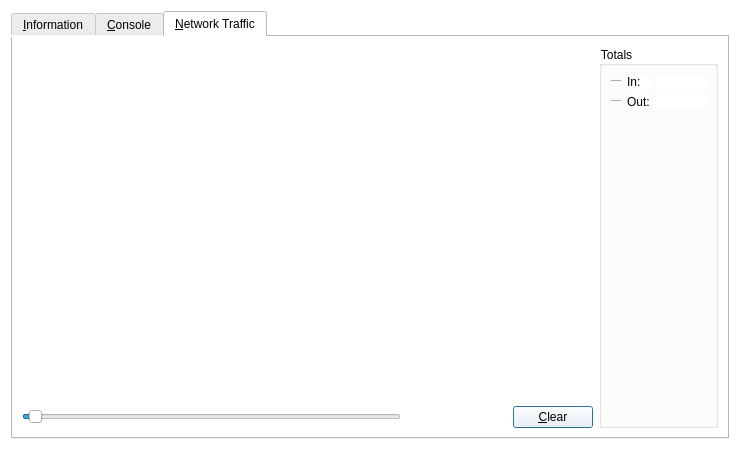
<?xml version="1.0" encoding="UTF-8"?>
<ui version="4.0">
 <class>RPCConsole</class>
 <widget class="QDialog" name="RPCConsole">
  <property name="geometry">
   <rect>
    <x>0</x>
    <y>0</y>
    <width>740</width>
    <height>450</height>
   </rect>
  </property>
  <property name="windowTitle">
   <string>PokeCoin - Debug window</string>
  </property>
  <property name="styleSheet">
   <string notr="true">background-color: rgb(255, 255, 255);</string>
  </property>
  <layout class="QVBoxLayout" name="verticalLayout_2">
   <item>
    <widget class="QTabWidget" name="tabWidget">
     <property name="currentIndex">
      <number>2</number>
     </property>
     <widget class="QWidget" name="tab_info">
      <attribute name="title">
       <string>&amp;Information</string>
      </attribute>
      <layout class="QGridLayout" name="gridLayout" columnstretch="0,1">
       <property name="horizontalSpacing">
        <number>12</number>
       </property>
       <item row="0" column="0">
        <widget class="QLabel" name="label_9">
         <property name="font">
          <font>
           <weight>75</weight>
           <bold>true</bold>
          </font>
         </property>
         <property name="text">
          <string>PokeCoin Core</string>
         </property>
        </widget>
       </item>
       <item row="1" column="0">
        <widget class="QLabel" name="label_5">
         <property name="text">
          <string>Client name</string>
         </property>
        </widget>
       </item>
       <item row="1" column="1">
        <widget class="QLabel" name="clientName">
         <property name="cursor">
          <cursorShape>IBeamCursor</cursorShape>
         </property>
         <property name="text">
          <string>N/A</string>
         </property>
         <property name="textFormat">
          <enum>Qt::PlainText</enum>
         </property>
         <property name="textInteractionFlags">
          <set>Qt::LinksAccessibleByMouse|Qt::TextSelectableByKeyboard|Qt::TextSelectableByMouse</set>
         </property>
        </widget>
       </item>
       <item row="2" column="0">
        <widget class="QLabel" name="label_6">
         <property name="text">
          <string>Client version</string>
         </property>
        </widget>
       </item>
       <item row="2" column="1">
        <widget class="QLabel" name="clientVersion">
         <property name="cursor">
          <cursorShape>IBeamCursor</cursorShape>
         </property>
         <property name="text">
          <string>N/A</string>
         </property>
         <property name="textFormat">
          <enum>Qt::PlainText</enum>
         </property>
         <property name="textInteractionFlags">
          <set>Qt::LinksAccessibleByMouse|Qt::TextSelectableByKeyboard|Qt::TextSelectableByMouse</set>
         </property>
        </widget>
       </item>
       <item row="3" column="0">
        <widget class="QLabel" name="label_14">
         <property name="text">
          <string>Using OpenSSL version</string>
         </property>
         <property name="indent">
          <number>10</number>
         </property>
        </widget>
       </item>
       <item row="3" column="1">
        <widget class="QLabel" name="openSSLVersion">
         <property name="cursor">
          <cursorShape>IBeamCursor</cursorShape>
         </property>
         <property name="text">
          <string>N/A</string>
         </property>
         <property name="textFormat">
          <enum>Qt::PlainText</enum>
         </property>
         <property name="textInteractionFlags">
          <set>Qt::LinksAccessibleByMouse|Qt::TextSelectableByKeyboard|Qt::TextSelectableByMouse</set>
         </property>
        </widget>
       </item>
       <item row="4" column="0">
        <widget class="QLabel" name="label_12">
         <property name="text">
          <string>Build date</string>
         </property>
        </widget>
       </item>
       <item row="4" column="1">
        <widget class="QLabel" name="buildDate">
         <property name="cursor">
          <cursorShape>IBeamCursor</cursorShape>
         </property>
         <property name="text">
          <string>N/A</string>
         </property>
         <property name="textFormat">
          <enum>Qt::PlainText</enum>
         </property>
         <property name="textInteractionFlags">
          <set>Qt::LinksAccessibleByMouse|Qt::TextSelectableByKeyboard|Qt::TextSelectableByMouse</set>
         </property>
        </widget>
       </item>
       <item row="5" column="0">
        <widget class="QLabel" name="label_13">
         <property name="text">
          <string>Startup time</string>
         </property>
        </widget>
       </item>
       <item row="5" column="1">
        <widget class="QLabel" name="startupTime">
         <property name="cursor">
          <cursorShape>IBeamCursor</cursorShape>
         </property>
         <property name="text">
          <string>N/A</string>
         </property>
         <property name="textFormat">
          <enum>Qt::PlainText</enum>
         </property>
         <property name="textInteractionFlags">
          <set>Qt::LinksAccessibleByMouse|Qt::TextSelectableByKeyboard|Qt::TextSelectableByMouse</set>
         </property>
        </widget>
       </item>
       <item row="6" column="0">
        <widget class="QLabel" name="label_11">
         <property name="font">
          <font>
           <weight>75</weight>
           <bold>true</bold>
          </font>
         </property>
         <property name="text">
          <string>Network</string>
         </property>
        </widget>
       </item>
       <item row="7" column="0">
        <widget class="QLabel" name="label_7">
         <property name="text">
          <string>Number of connections</string>
         </property>
        </widget>
       </item>
       <item row="7" column="1">
        <widget class="QLabel" name="numberOfConnections">
         <property name="cursor">
          <cursorShape>IBeamCursor</cursorShape>
         </property>
         <property name="text">
          <string>N/A</string>
         </property>
         <property name="textFormat">
          <enum>Qt::PlainText</enum>
         </property>
         <property name="textInteractionFlags">
          <set>Qt::LinksAccessibleByMouse|Qt::TextSelectableByKeyboard|Qt::TextSelectableByMouse</set>
         </property>
        </widget>
       </item>
       <item row="8" column="0">
        <widget class="QLabel" name="label_8">
         <property name="text">
          <string>On testnet</string>
         </property>
        </widget>
       </item>
       <item row="8" column="1">
        <widget class="QCheckBox" name="isTestNet">
         <property name="enabled">
          <bool>false</bool>
         </property>
         <property name="text">
          <string/>
         </property>
        </widget>
       </item>
       <item row="9" column="0">
        <widget class="QLabel" name="label_10">
         <property name="font">
          <font>
           <weight>75</weight>
           <bold>true</bold>
          </font>
         </property>
         <property name="text">
          <string>Block chain</string>
         </property>
        </widget>
       </item>
       <item row="10" column="0">
        <widget class="QLabel" name="label_3">
         <property name="text">
          <string>Current number of blocks</string>
         </property>
        </widget>
       </item>
       <item row="10" column="1">
        <widget class="QLabel" name="numberOfBlocks">
         <property name="cursor">
          <cursorShape>IBeamCursor</cursorShape>
         </property>
         <property name="text">
          <string>N/A</string>
         </property>
         <property name="textFormat">
          <enum>Qt::PlainText</enum>
         </property>
         <property name="textInteractionFlags">
          <set>Qt::LinksAccessibleByMouse|Qt::TextSelectableByKeyboard|Qt::TextSelectableByMouse</set>
         </property>
        </widget>
       </item>
       <item row="11" column="0">
        <widget class="QLabel" name="label_4">
         <property name="text">
          <string>Estimated total blocks</string>
         </property>
        </widget>
       </item>
       <item row="11" column="1">
        <widget class="QLabel" name="totalBlocks">
         <property name="cursor">
          <cursorShape>IBeamCursor</cursorShape>
         </property>
         <property name="text">
          <string>N/A</string>
         </property>
         <property name="textFormat">
          <enum>Qt::PlainText</enum>
         </property>
         <property name="textInteractionFlags">
          <set>Qt::LinksAccessibleByMouse|Qt::TextSelectableByKeyboard|Qt::TextSelectableByMouse</set>
         </property>
        </widget>
       </item>
       <item row="12" column="0">
        <widget class="QLabel" name="label_2">
         <property name="text">
          <string>Last block time</string>
         </property>
        </widget>
       </item>
       <item row="12" column="1">
        <widget class="QLabel" name="lastBlockTime">
         <property name="cursor">
          <cursorShape>IBeamCursor</cursorShape>
         </property>
         <property name="text">
          <string>N/A</string>
         </property>
         <property name="textFormat">
          <enum>Qt::PlainText</enum>
         </property>
         <property name="textInteractionFlags">
          <set>Qt::LinksAccessibleByMouse|Qt::TextSelectableByKeyboard|Qt::TextSelectableByMouse</set>
         </property>
        </widget>
       </item>
       <item row="13" column="0">
        <spacer name="verticalSpacer_2">
         <property name="orientation">
          <enum>Qt::Vertical</enum>
         </property>
         <property name="sizeHint" stdset="0">
          <size>
           <width>20</width>
           <height>20</height>
          </size>
         </property>
        </spacer>
       </item>
       <item row="14" column="0">
        <widget class="QLabel" name="labelDebugLogfile">
         <property name="font">
          <font>
           <weight>75</weight>
           <bold>true</bold>
          </font>
         </property>
         <property name="text">
          <string>Debug log file</string>
         </property>
        </widget>
       </item>
       <item row="15" column="0">
        <widget class="QPushButton" name="openDebugLogfileButton">
         <property name="toolTip">
          <string>Open the PokeCoin debug log file from the current data directory. This can take a few seconds for large log files.</string>
         </property>
         <property name="text">
          <string>&amp;Open</string>
         </property>
         <property name="autoDefault">
          <bool>false</bool>
         </property>
        </widget>
       </item>
       <item row="16" column="0">
        <widget class="QLabel" name="labelCLOptions">
         <property name="font">
          <font>
           <weight>75</weight>
           <bold>true</bold>
          </font>
         </property>
         <property name="text">
          <string>Command-line options</string>
         </property>
        </widget>
       </item>
       <item row="17" column="0">
        <widget class="QPushButton" name="showCLOptionsButton">
         <property name="toolTip">
          <string>Show the PokeCoin-Qt help message to get a list with possible PokeCoin command-line options.</string>
         </property>
         <property name="text">
          <string>&amp;Show</string>
         </property>
         <property name="autoDefault">
          <bool>false</bool>
         </property>
        </widget>
       </item>
       <item row="18" column="0">
        <spacer name="verticalSpacer">
         <property name="orientation">
          <enum>Qt::Vertical</enum>
         </property>
         <property name="sizeHint" stdset="0">
          <size>
           <width>20</width>
           <height>40</height>
          </size>
         </property>
        </spacer>
       </item>
      </layout>
     </widget>
     <widget class="QWidget" name="tab_console">
      <attribute name="title">
       <string>&amp;Console</string>
      </attribute>
      <layout class="QVBoxLayout" name="verticalLayout_3">
       <property name="spacing">
        <number>3</number>
       </property>
       <item>
        <widget class="QTextEdit" name="messagesWidget">
         <property name="minimumSize">
          <size>
           <width>0</width>
           <height>100</height>
          </size>
         </property>
         <property name="readOnly">
          <bool>true</bool>
         </property>
         <property name="tabKeyNavigation" stdset="0">
          <bool>false</bool>
         </property>
         <property name="columnCount" stdset="0">
          <number>2</number>
         </property>
        </widget>
       </item>
       <item>
        <layout class="QHBoxLayout" name="horizontalLayout">
         <property name="spacing">
          <number>3</number>
         </property>
         <item>
          <widget class="QLabel" name="label">
           <property name="text">
            <string notr="true">&gt;</string>
           </property>
          </widget>
         </item>
         <item>
          <widget class="QLineEdit" name="lineEdit"/>
         </item>
         <item>
          <widget class="QPushButton" name="clearButton">
           <property name="maximumSize">
            <size>
             <width>24</width>
             <height>24</height>
            </size>
           </property>
           <property name="toolTip">
            <string>Clear console</string>
           </property>
           <property name="text">
            <string/>
           </property>
           <property name="icon">
            <iconset resource="../bitcoin.qrc">
             <normaloff>:/icons/remove</normaloff>:/icons/remove</iconset>
           </property>
           <property name="shortcut">
            <string notr="true">Ctrl+L</string>
           </property>
           <property name="autoDefault">
            <bool>false</bool>
           </property>
          </widget>
         </item>
        </layout>
       </item>
      </layout>
     </widget>
     <widget class="QWidget" name="tab">
      <attribute name="title">
       <string>&amp;Network Traffic</string>
      </attribute>
      <layout class="QHBoxLayout" name="horizontalLayout_3">
       <item>
        <layout class="QVBoxLayout" name="verticalLayout_4">
         <item>
          <widget class="TrafficGraphWidget" name="trafficGraph" native="true">
           <property name="sizePolicy">
            <sizepolicy hsizetype="Expanding" vsizetype="Expanding">
             <horstretch>0</horstretch>
             <verstretch>0</verstretch>
            </sizepolicy>
           </property>
          </widget>
         </item>
         <item>
          <layout class="QHBoxLayout" name="horizontalLayout_2">
           <item>
            <widget class="QSlider" name="sldGraphRange">
             <property name="minimum">
              <number>1</number>
             </property>
             <property name="maximum">
              <number>288</number>
             </property>
             <property name="pageStep">
              <number>12</number>
             </property>
             <property name="value">
              <number>6</number>
             </property>
             <property name="orientation">
              <enum>Qt::Horizontal</enum>
             </property>
            </widget>
           </item>
           <item>
            <widget class="QLabel" name="lblGraphRange">
             <property name="minimumSize">
              <size>
               <width>100</width>
               <height>0</height>
              </size>
             </property>
             <property name="alignment">
              <set>Qt::AlignCenter</set>
             </property>
            </widget>
           </item>
           <item>
            <widget class="QPushButton" name="btnClearTrafficGraph">
             <property name="text">
              <string>&amp;Clear</string>
             </property>
            </widget>
           </item>
          </layout>
         </item>
        </layout>
       </item>
       <item>
        <layout class="QVBoxLayout" name="verticalLayout">
         <item>
          <widget class="QGroupBox" name="groupBox">
           <property name="title">
            <string>Totals</string>
           </property>
           <layout class="QVBoxLayout" name="verticalLayout_5">
            <item>
             <layout class="QHBoxLayout" name="horizontalLayout_4">
              <item>
               <widget class="Line" name="line">
                <property name="sizePolicy">
                 <sizepolicy hsizetype="Fixed" vsizetype="Fixed">
                  <horstretch>0</horstretch>
                  <verstretch>0</verstretch>
                 </sizepolicy>
                </property>
                <property name="minimumSize">
                 <size>
                  <width>10</width>
                  <height>0</height>
                 </size>
                </property>
                <property name="palette">
                 <palette>
                  <active>
                   <colorrole role="Button">
                    <brush brushstyle="SolidPattern">
                     <color alpha="255">
                      <red>255</red>
                      <green>255</green>
                      <blue>255</blue>
                     </color>
                    </brush>
                   </colorrole>
                   <colorrole role="Light">
                    <brush brushstyle="SolidPattern">
                     <color alpha="255">
                      <red>0</red>
                      <green>255</green>
                      <blue>0</blue>
                     </color>
                    </brush>
                   </colorrole>
                   <colorrole role="Base">
                    <brush brushstyle="SolidPattern">
                     <color alpha="255">
                      <red>255</red>
                      <green>255</green>
                      <blue>255</blue>
                     </color>
                    </brush>
                   </colorrole>
                   <colorrole role="Window">
                    <brush brushstyle="SolidPattern">
                     <color alpha="255">
                      <red>255</red>
                      <green>255</green>
                      <blue>255</blue>
                     </color>
                    </brush>
                   </colorrole>
                  </active>
                  <inactive>
                   <colorrole role="Button">
                    <brush brushstyle="SolidPattern">
                     <color alpha="255">
                      <red>255</red>
                      <green>255</green>
                      <blue>255</blue>
                     </color>
                    </brush>
                   </colorrole>
                   <colorrole role="Light">
                    <brush brushstyle="SolidPattern">
                     <color alpha="255">
                      <red>0</red>
                      <green>255</green>
                      <blue>0</blue>
                     </color>
                    </brush>
                   </colorrole>
                   <colorrole role="Base">
                    <brush brushstyle="SolidPattern">
                     <color alpha="255">
                      <red>255</red>
                      <green>255</green>
                      <blue>255</blue>
                     </color>
                    </brush>
                   </colorrole>
                   <colorrole role="Window">
                    <brush brushstyle="SolidPattern">
                     <color alpha="255">
                      <red>255</red>
                      <green>255</green>
                      <blue>255</blue>
                     </color>
                    </brush>
                   </colorrole>
                  </inactive>
                  <disabled>
                   <colorrole role="Button">
                    <brush brushstyle="SolidPattern">
                     <color alpha="255">
                      <red>255</red>
                      <green>255</green>
                      <blue>255</blue>
                     </color>
                    </brush>
                   </colorrole>
                   <colorrole role="Light">
                    <brush brushstyle="SolidPattern">
                     <color alpha="255">
                      <red>0</red>
                      <green>255</green>
                      <blue>0</blue>
                     </color>
                    </brush>
                   </colorrole>
                   <colorrole role="Base">
                    <brush brushstyle="SolidPattern">
                     <color alpha="255">
                      <red>255</red>
                      <green>255</green>
                      <blue>255</blue>
                     </color>
                    </brush>
                   </colorrole>
                   <colorrole role="Window">
                    <brush brushstyle="SolidPattern">
                     <color alpha="255">
                      <red>255</red>
                      <green>255</green>
                      <blue>255</blue>
                     </color>
                    </brush>
                   </colorrole>
                  </disabled>
                 </palette>
                </property>
                <property name="orientation">
                 <enum>Qt::Horizontal</enum>
                </property>
               </widget>
              </item>
              <item>
               <widget class="QLabel" name="label_16">
                <property name="text">
                 <string>In:</string>
                </property>
               </widget>
              </item>
              <item>
               <widget class="QLabel" name="lblBytesIn">
                <property name="minimumSize">
                 <size>
                  <width>50</width>
                  <height>0</height>
                 </size>
                </property>
                <property name="alignment">
                 <set>Qt::AlignRight|Qt::AlignTrailing|Qt::AlignVCenter</set>
                </property>
               </widget>
              </item>
             </layout>
            </item>
            <item>
             <layout class="QHBoxLayout" name="horizontalLayout_5">
              <item>
               <widget class="Line" name="line_2">
                <property name="sizePolicy">
                 <sizepolicy hsizetype="Fixed" vsizetype="Fixed">
                  <horstretch>0</horstretch>
                  <verstretch>0</verstretch>
                 </sizepolicy>
                </property>
                <property name="minimumSize">
                 <size>
                  <width>10</width>
                  <height>0</height>
                 </size>
                </property>
                <property name="palette">
                 <palette>
                  <active>
                   <colorrole role="Button">
                    <brush brushstyle="SolidPattern">
                     <color alpha="255">
                      <red>255</red>
                      <green>255</green>
                      <blue>255</blue>
                     </color>
                    </brush>
                   </colorrole>
                   <colorrole role="Light">
                    <brush brushstyle="SolidPattern">
                     <color alpha="255">
                      <red>255</red>
                      <green>0</green>
                      <blue>0</blue>
                     </color>
                    </brush>
                   </colorrole>
                   <colorrole role="Base">
                    <brush brushstyle="SolidPattern">
                     <color alpha="255">
                      <red>255</red>
                      <green>255</green>
                      <blue>255</blue>
                     </color>
                    </brush>
                   </colorrole>
                   <colorrole role="Window">
                    <brush brushstyle="SolidPattern">
                     <color alpha="255">
                      <red>255</red>
                      <green>255</green>
                      <blue>255</blue>
                     </color>
                    </brush>
                   </colorrole>
                  </active>
                  <inactive>
                   <colorrole role="Button">
                    <brush brushstyle="SolidPattern">
                     <color alpha="255">
                      <red>255</red>
                      <green>255</green>
                      <blue>255</blue>
                     </color>
                    </brush>
                   </colorrole>
                   <colorrole role="Light">
                    <brush brushstyle="SolidPattern">
                     <color alpha="255">
                      <red>255</red>
                      <green>0</green>
                      <blue>0</blue>
                     </color>
                    </brush>
                   </colorrole>
                   <colorrole role="Base">
                    <brush brushstyle="SolidPattern">
                     <color alpha="255">
                      <red>255</red>
                      <green>255</green>
                      <blue>255</blue>
                     </color>
                    </brush>
                   </colorrole>
                   <colorrole role="Window">
                    <brush brushstyle="SolidPattern">
                     <color alpha="255">
                      <red>255</red>
                      <green>255</green>
                      <blue>255</blue>
                     </color>
                    </brush>
                   </colorrole>
                  </inactive>
                  <disabled>
                   <colorrole role="Button">
                    <brush brushstyle="SolidPattern">
                     <color alpha="255">
                      <red>255</red>
                      <green>255</green>
                      <blue>255</blue>
                     </color>
                    </brush>
                   </colorrole>
                   <colorrole role="Light">
                    <brush brushstyle="SolidPattern">
                     <color alpha="255">
                      <red>255</red>
                      <green>0</green>
                      <blue>0</blue>
                     </color>
                    </brush>
                   </colorrole>
                   <colorrole role="Base">
                    <brush brushstyle="SolidPattern">
                     <color alpha="255">
                      <red>255</red>
                      <green>255</green>
                      <blue>255</blue>
                     </color>
                    </brush>
                   </colorrole>
                   <colorrole role="Window">
                    <brush brushstyle="SolidPattern">
                     <color alpha="255">
                      <red>255</red>
                      <green>255</green>
                      <blue>255</blue>
                     </color>
                    </brush>
                   </colorrole>
                  </disabled>
                 </palette>
                </property>
                <property name="orientation">
                 <enum>Qt::Horizontal</enum>
                </property>
               </widget>
              </item>
              <item>
               <widget class="QLabel" name="label_17">
                <property name="text">
                 <string>Out:</string>
                </property>
               </widget>
              </item>
              <item>
               <widget class="QLabel" name="lblBytesOut">
                <property name="minimumSize">
                 <size>
                  <width>50</width>
                  <height>0</height>
                 </size>
                </property>
                <property name="alignment">
                 <set>Qt::AlignRight|Qt::AlignTrailing|Qt::AlignVCenter</set>
                </property>
               </widget>
              </item>
             </layout>
            </item>
            <item>
             <spacer name="verticalSpacer_4">
              <property name="orientation">
               <enum>Qt::Vertical</enum>
              </property>
              <property name="sizeHint" stdset="0">
               <size>
                <width>20</width>
                <height>407</height>
               </size>
              </property>
             </spacer>
            </item>
           </layout>
          </widget>
         </item>
        </layout>
       </item>
      </layout>
     </widget>
    </widget>
   </item>
  </layout>
 </widget>
 <customwidgets>
  <customwidget>
   <class>TrafficGraphWidget</class>
   <extends>QWidget</extends>
   <header>trafficgraphwidget.h</header>
   <container>1</container>
   <slots>
    <slot>clear()</slot>
   </slots>
  </customwidget>
 </customwidgets>
 <resources>
  <include location="../bitcoin.qrc"/>
 </resources>
 <connections/>
</ui>
